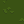

A 2D game scene composited from a Tiled map and its tileset images. What follows is a short description and the map's XML, with every tile layer's data as written:
An orthogonal 1x1 tile map with 24x24 px tiles, 1 tile layer (Tile Layer 1) and 14 objects (8x hitbox, 2x light, Spawn).

<map version="1.0" orientation="orthogonal" renderorder="right-down" width="1" height="1" tilewidth="24" tileheight="24" nextobjectid="389">
 <tileset firstgid="1" name="forest_tileset" tilewidth="74" tileheight="80" tilecount="24" columns="0">
  <tile id="4">
   <image width="16" height="23" source="prototype/ranger_placeholder.png" />
   <objectgroup draworder="index">
    <object id="13" name="hitbox" x="9.36364" y="17.3636">
     <polygon points="0,0 -8,0.727273 -8.72727,3.90909 -0.727273,5.09091 3.81818,4.27273 5.27273,1.18182" />
    </object>
   </objectgroup>
  </tile>
  <tile id="5">
   <image width="25" height="38" source="prototype/sign.png" />
   <objectgroup draworder="index">
    <object id="1" x="20.0625" y="30.25">
     <polygon points="0,0 -6.3125,6.4375 2.6875,12.6875 12.0625,9.125 12.5,1.0625 5.6875,-1.0625" />
    </object>
   </objectgroup>
  </tile>
  <tile id="7">
   <image width="74" height="31" source="prototype/cart_missing_pull_handle.png" />
   <objectgroup draworder="index">
    <object id="7" name="hitbox" x="2.36364" y="12.7273">
     <polygon points="0,0 -2.09091,4.45455 0.454545,10.3636 8.45455,16.1818 17.2727,14.5455 20.8182,9.81818 44,15.3636 69.9091,17.9091 70.2727,15.4545 46.5455,9.90909 38.1818,7.54545 37.6364,2.72727 4.27273,-0.909091" />
    </object>
   </objectgroup>
  </tile>
  <tile id="10">
   <image width="37" height="14" source="prototype/broken_cart_handle.png" />
   <objectgroup draworder="index">
    <object id="2" name="hitbox" x="-0.363636" y="10.5455">
     <polygon points="0,0 0.545455,3.27273 36.7273,-8.18182 37.8182,-9.81818 35.0909,-11.0909" />
    </object>
   </objectgroup>
  </tile>
  <tile id="12">
   <image width="24" height="24" source="prototype/grass0.png" />
  </tile>
  <tile id="13">
   <image width="24" height="24" source="prototype/grass1.png" />
  </tile>
  <tile id="14">
   <image width="24" height="24" source="prototype/grass2.png" />
  </tile>
  <tile id="15">
   <image width="24" height="24" source="prototype/grass3.png" />
  </tile>
  <tile id="17">
   <image width="24" height="24" source="prototype/grass3flowers.png" />
  </tile>
  <tile id="18">
   <image width="24" height="24" source="prototype/grass3flowers1.png" />
  </tile>
  <tile id="20">
   <image width="24" height="24" source="prototype/grass1flowers0.png" />
  </tile>
  <tile id="23">
   <image width="24" height="24" source="prototype/dirt_path_vertical0.png" />
  </tile>
  <tile id="24">
   <image width="24" height="24" source="prototype/dirt_path_vertical1.png" />
  </tile>
  <tile id="27">
   <image width="24" height="24" source="prototype/dirt_path_horizontal0.png" />
   <objectgroup draworder="index">
    <object id="1" x="0.09375" y="23.8438">
     <polygon points="0,0 2.9375,0 2.59375,-3.78125 -0.09375,-3.90625" />
    </object>
   </objectgroup>
  </tile>
  <tile id="28">
   <image width="24" height="24" source="prototype/dirt_path_horizontal1.png" />
  </tile>
  <tile id="29">
   <image width="24" height="24" source="prototype/dirt_path_plus_xroads.png" />
  </tile>
  <tile id="34">
   <image width="20" height="40" source="prototype/street_lamp.png" />
   <objectgroup draworder="index">
    <object id="1" name="hitbox" x="9" y="35.5455">
     <polygon points="0,0 -2.27273,1.63636 -0.272727,3.90909 2,4.27273 4.36364,2.18182 3.54545,1 2.18182,0" />
    </object>
    <object id="2" name="light" x="8.81818" y="8.63636" width="2.54545" height="2.63636">
     <properties>
      <property name="color" value="42cbf4FF" />
      <property name="distance" type="float" value="50" />
      <property name="flickerRate" type="float" value="1.1000000000000001" />
      <property name="minFlickerAlphaMult" type="float" value="0.94999999999999996" />
      <property name="minFlickerDistMult" type="float" value="0.95999999999999996" />
     </properties>
     <ellipse />
    </object>
   </objectgroup>
  </tile>
  <tile id="35">
   <image width="20" height="40" source="prototype/street_lamp.png" />
   <objectgroup draworder="index">
    <object id="1" name="light" x="8.81818" y="8.45455" width="2.36364" height="2.90909">
     <properties>
      <property name="color" value="99ccffFF" />
      <property name="distance" type="float" value="50" />
      <property name="flickerRate" type="float" value="1.1000000000000001" />
      <property name="minFlickerAlphaMult" type="float" value="0.94999999999999996" />
      <property name="minFlickerDistMult" type="float" value="0.95999999999999996" />
     </properties>
     <ellipse />
    </object>
    <object id="17" name="hitbox" x="10.3636" y="33">
     <polygon points="0,0 -5.27273,2.90909 -3.18182,7.54545 2.09091,7.36364 3.81818,2.90909" />
    </object>
   </objectgroup>
  </tile>
  <tile id="38">
   <image width="56" height="72" source="prototype/tree0.png" />
   <objectgroup draworder="index">
    <object id="2" name="hitbox" x="27.2727" y="71.8182">
     <polygon points="0,0 -8,-3.81818 -3.27273,-8.36364 5.63636,-7.09091 9.45455,-3.09091" />
    </object>
   </objectgroup>
  </tile>
  <tile id="40">
   <image width="43" height="66" source="prototype/tree1.png" />
   <objectgroup draworder="index">
    <object id="1" name="hitbox" x="27.6364" y="63.2727">
     <polygon points="0,0 -5.63636,2 -4.72727,4.18182 0.727273,4.72727 4.36364,5.09091 6.54545,2.90909 7.09091,1.09091 4.36364,-0.181818" />
    </object>
   </objectgroup>
  </tile>
  <tile id="41">
   <image width="14" height="10" source="prototype/rock0.png" />
  </tile>
  <tile id="42">
   <image width="13" height="8" source="prototype/rock1.png" />
  </tile>
  <tile id="45">
   <image width="10" height="6" source="prototype/rock2.png" />
  </tile>
  <tile id="46">
   <image width="20" height="80" source="prototype/testSquare.png" />
   <objectgroup draworder="index">
    <object id="7" name="hitbox" x="19.9091" y="0.181818">
     <polygon points="0,0 -8,-3.81818 -3.27273,-8.36364 5.63636,-7.09091 9.45455,-3.09091" />
    </object>
   </objectgroup>
  </tile>
 </tileset>
 <layer name="Tile Layer 1" width="1" height="1" offsetx="0.25" offsety="0.25">
  <data encoding="csv">
13
</data>
 </layer>
 <objectgroup name="Static Entities">
  <object id="385" gid="39" x="-7.75" y="-13.5" width="56" height="73">
   <properties>
    <property name="solid" type="bool" value="true" />
   </properties>
  </object>
 </objectgroup>
 <objectgroup name="Dynamic Entities" />
 <objectgroup name="Triggers" />
 <objectgroup name="Boundaries" />
 <objectgroup name="Spawns">
  <object id="379" name="Spawn" x="-54" y="-24" width="42" height="36" />
 </objectgroup>
</map>
